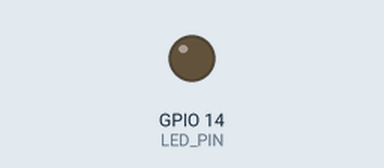
Bench run of a program on a simulated ESP8266 (NodeMCU). Shown: output pins drawn as LEDs (lit = HIGH).

Above: at 0.0 s.
Timing chart, 0 to 24.3 s (numbered marks = the images above):
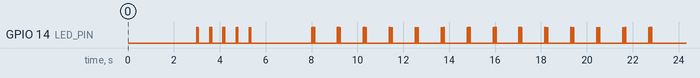

The program:

main.cpp
```cpp
#include "Arduino.h"

#include <Blink.h>

const int LED_PIN = 14; // D5

// 5 repetitions
Blink blinker(
   LED_PIN /* PIN */,
   {10, 50, 10, 500} /* ON/OFF MS */,
   5 /* repetitions */
);

// repeat forever (until stop)
Blink blinker2(
   LED_PIN /* PIN */,
   {10, 50, 10, 50, 10, 1000} /* ON/OFF MS */,
   0 /* repetitions */
);


void setup() {
  // put your setup code here, to run once:
  Serial.begin(115200);

  delay(3000);

  blinker.start();
  delay(5000);

  blinker2.start();
  delay(15000);
  blinker2.stop();
}

void loop() {

}
```

Blink.cpp
```cpp
/**************************************************************
  Signalizace blikanim LED;
 **************************************************************/
#include "Arduino.h"

#include "Blink.h"
#include <Ticker.h>
#include <vector>

Blink::Blink(int pinNumber) {
   _pinNumber = pinNumber;
   _inverse = false;
}

Blink::Blink(int pinNumber, std::vector<int> intervals, int repetitionCount) {
   _pinNumber = pinNumber;
   init(intervals, repetitionCount);
}

void Blink::init(std::vector<int> intervals, int repetitionCount) {
   _intervals = intervals;
   _currentInterval = 0;
   _repetitionCount = repetitionCount;
   _count = 0;
   _stopRequested = false;
   _state = LOW;
   pinMode(_pinNumber, OUTPUT);
}

void Blink::inverse(bool inverse) {
   _inverse = inverse;
}

void Blink::changeState(Blink *blink) {
   if (blink->_stopRequested || (blink->_repetitionCount > 0 && blink->_count == blink->_repetitionCount)) {
      blink->stop();
      return;
   }

   blink->_state = blink->_state == LOW ? HIGH : LOW;

   digitalWrite(blink->_pinNumber, blink->_inverse ? (blink->_state == LOW ? HIGH : LOW) : blink->_state);

   blink->_ticker.attach_ms(blink->_intervals[blink->_currentInterval], &Blink::changeState, blink);

   if (blink->_currentInterval == blink->_intervals.size()-1) {
      blink->_currentInterval = 0;
      blink->_count++;
   } else {
      blink->_currentInterval++;
   }
}

void Blink::stop() {
   _ticker.detach();
   _state = LOW;
   _stopRequested = true;
   digitalWrite(_pinNumber, _state);
}

void Blink::start() {
   stop();
   _stopRequested = false;
   _count = 0;
   _currentInterval = 0;
   Blink::changeState(this);
}
```

Blink.h
```cpp
/**************************************************************
   Blink zajistuje blikani LED
   Je mozne nastavit PIN, delku rozviceni LED, delku zhasnuti LED a pocet opakovani
   PIN pracuje v rezimu pro zapis (OUTPUT)
 **************************************************************/

#include <Ticker.h>
#include <vector>

#ifndef BLINK_H
#define BLINK_H

class Blink {
  public:
    Blink(const int pinNumber);
    Blink(const int pinNumber, std::vector<int> intervals, const int repetitionCount);

    void init(std::vector<int> intervals, const int repetitionCount);
    void start();
    void stop();
    void inverse(bool inverse);
  private:
    int    _pinNumber;
    std::vector<int> _intervals;
    int    _currentInterval;
    int    _repetitionCount;
    int    _count;
    bool   _stopRequested;
    int    _state;
    Ticker _ticker;
    bool   _inverse;
    static void changeState(Blink *blink);
};

#endif
```
